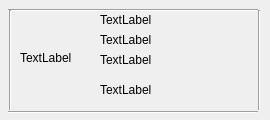
<?xml version="1.0" encoding="UTF-8"?>
<ui version="4.0">
 <class>ProducteurItemSousResponsable</class>
 <widget class="QWidget" name="ProducteurItemSousResponsable">
  <property name="geometry">
   <rect>
    <x>0</x>
    <y>0</y>
    <width>270</width>
    <height>120</height>
   </rect>
  </property>
  <property name="windowTitle">
   <string>Widget</string>
  </property>
  <widget class="QLabel" name="Photo">
   <property name="geometry">
    <rect>
     <x>20</x>
     <y>20</y>
     <width>75</width>
     <height>75</height>
    </rect>
   </property>
   <property name="text">
    <string>TextLabel</string>
   </property>
  </widget>
  <widget class="QLabel" name="NomProducteur">
   <property name="geometry">
    <rect>
     <x>100</x>
     <y>10</y>
     <width>151</width>
     <height>20</height>
    </rect>
   </property>
   <property name="text">
    <string>TextLabel</string>
   </property>
  </widget>
  <widget class="QLabel" name="Adresse">
   <property name="geometry">
    <rect>
     <x>100</x>
     <y>30</y>
     <width>141</width>
     <height>20</height>
    </rect>
   </property>
   <property name="text">
    <string>TextLabel</string>
   </property>
  </widget>
  <widget class="QLabel" name="Tele">
   <property name="geometry">
    <rect>
     <x>100</x>
     <y>50</y>
     <width>151</width>
     <height>20</height>
    </rect>
   </property>
   <property name="text">
    <string>TextLabel</string>
   </property>
  </widget>
  <widget class="Line" name="line">
   <property name="geometry">
    <rect>
     <x>8</x>
     <y>5</y>
     <width>250</width>
     <height>10</height>
    </rect>
   </property>
   <property name="orientation">
    <enum>Qt::Horizontal</enum>
   </property>
  </widget>
  <widget class="Line" name="line_2">
   <property name="geometry">
    <rect>
     <x>8</x>
     <y>110</y>
     <width>250</width>
     <height>5</height>
    </rect>
   </property>
   <property name="orientation">
    <enum>Qt::Horizontal</enum>
   </property>
  </widget>
  <widget class="Line" name="line_3">
   <property name="geometry">
    <rect>
     <x>8</x>
     <y>10</y>
     <width>5</width>
     <height>100</height>
    </rect>
   </property>
   <property name="orientation">
    <enum>Qt::Vertical</enum>
   </property>
  </widget>
  <widget class="Line" name="line_4">
   <property name="geometry">
    <rect>
     <x>258</x>
     <y>10</y>
     <width>3</width>
     <height>100</height>
    </rect>
   </property>
   <property name="orientation">
    <enum>Qt::Vertical</enum>
   </property>
  </widget>
  <widget class="QLabel" name="Etat">
   <property name="geometry">
    <rect>
     <x>100</x>
     <y>70</y>
     <width>60</width>
     <height>40</height>
    </rect>
   </property>
   <property name="text">
    <string>TextLabel</string>
   </property>
  </widget>
 </widget>
 <resources/>
 <connections/>
</ui>
